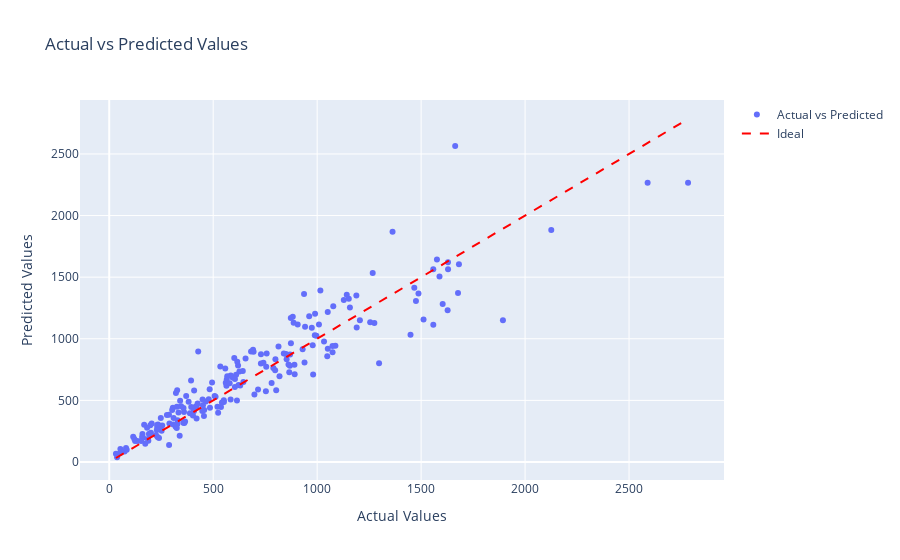

The notebook cell saved with this chart:
### Code cell
import plotly.graph_objects as go

# Predict on the test set
y_pred = model.predict(x_test)

# Create a scatter plot with actual vs predicted values
fig = go.Figure()

fig.add_trace(go.Scatter(
    x=y_test.flatten(),
    y=y_pred,
    mode='markers',
    name='Actual vs Predicted'
))

# Add a line representing the ideal case
fig.add_trace(go.Scatter(
    x=[min(y_test.flatten()), max(y_test.flatten())],
    y=[min(y_test.flatten()), max(y_test.flatten())],
    mode='lines',
    name='Ideal',
    line=dict(color='red', dash='dash')
))

fig.update_layout(
    title='Actual vs Predicted Values',
    xaxis_title='Actual Values',
    yaxis_title='Predicted Values',
    showlegend=True,
)

fig.show()

### Figure 1 — Plotly figure (JSON) as saved in the notebook; plotly's stock layout.template omitted (floating-point values rounded to 4 significant figures; data arrays with more than 128 entries replaced by an {"elided": "..."} marker saying what was removed)
{"data": [{"mode": "markers", "name": "Actual vs Predicted", "type": "scatter", "x": {"elided": "200 float values"}, "y": {"elided": "200 float values"}}, {"line": {"color": "red", "dash": "dash"}, "mode": "lines", "name": "Ideal", "type": "scatter", "x": [32.35, 2784.0], "y": [32.35, 2784.0]}], "layout": {"showlegend": true, "title": {"text": "Actual vs Predicted Values"}, "xaxis": {"title": {"text": "Actual Values"}}, "yaxis": {"title": {"text": "Predicted Values"}}}}
